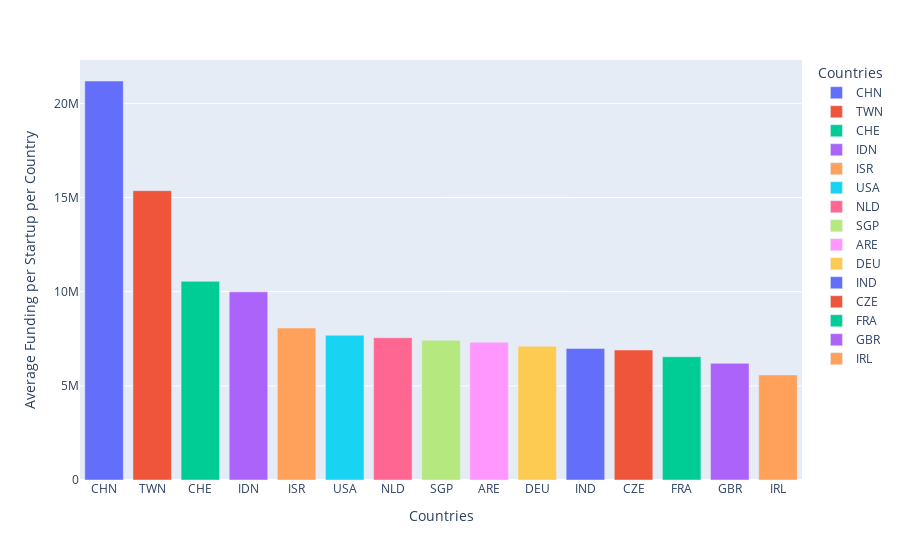

The code cell stored with this chart in its notebook:
### Code cell
fig2 = px.bar(avg_funding_per_country[:15], x='country_code', y='avg_funding_country',
            color='country_code',
             labels={'country_code': 'Countries', 'avg_funding_country':'Average Funding per Startup per Country'}, height=400)
fig2.show()

### Figure 1 — Plotly figure (JSON) as saved in the notebook; plotly's stock layout.template omitted (floating-point values rounded to 4 significant figures)
{"data": [{"alignmentgroup": "True", "hovertemplate": "Countries=%{x}<br>Average Funding per Startup per Country=%{y}<extra></extra>", "legendgroup": "CHN", "marker": {"color": "#636efa", "pattern": {"shape": ""}}, "name": "CHN", "offsetgroup": "CHN", "orientation": "v", "showlegend": true, "textposition": "auto", "type": "bar", "x": ["CHN"], "xaxis": "x", "y": [21187414], "yaxis": "y"}, {"alignmentgroup": "True", "hovertemplate": "Countries=%{x}<br>Average Funding per Startup per Country=%{y}<extra></extra>", "legendgroup": "TWN", "marker": {"color": "#EF553B", "pattern": {"shape": ""}}, "name": "TWN", "offsetgroup": "TWN", "orientation": "v", "showlegend": true, "textposition": "auto", "type": "bar", "x": ["TWN"], "xaxis": "x", "y": [15364196], "yaxis": "y"}, {"alignmentgroup": "True", "hovertemplate": "Countries=%{x}<br>Average Funding per Startup per Country=%{y}<extra></extra>", "legendgroup": "CHE", "marker": {"color": "#00cc96", "pattern": {"shape": ""}}, "name": "CHE", "offsetgroup": "CHE", "orientation": "v", "showlegend": true, "textposition": "auto", "type": "bar", "x": ["CHE"], "xaxis": "x", "y": [10548908], "yaxis": "y"}, {"alignmentgroup": "True", "hovertemplate": "Countries=%{x}<br>Average Funding per Startup per Country=%{y}<extra></extra>", "legendgroup": "IDN", "marker": {"color": "#ab63fa", "pattern": {"shape": ""}}, "name": "IDN", "offsetgroup": "IDN", "orientation": "v", "showlegend": true, "textposition": "auto", "type": "bar", "x": ["IDN"], "xaxis": "x", "y": [9992143], "yaxis": "y"}, {"alignmentgroup": "True", "hovertemplate": "Countries=%{x}<br>Average Funding per Startup per Country=%{y}<extra></extra>", "legendgroup": "ISR", "marker": {"color": "#FFA15A", "pattern": {"shape": ""}}, "name": "ISR", "offsetgroup": "ISR", "orientation": "v", "showlegend": true, "textposition": "auto", "type": "bar", "x": ["ISR"], "xaxis": "x", "y": [8070749], "yaxis": "y"}, {"alignmentgroup": "True", "hovertemplate": "Countries=%{x}<br>Average Funding per Startup per Country=%{y}<extra></extra>", "legendgroup": "USA", "marker": {"color": "#19d3f3", "pattern": {"shape": ""}}, "name": "USA", "offsetgroup": "USA", "orientation": "v", "showlegend": true, "textposition": "auto", "type": "bar", "x": ["USA"], "xaxis": "x", "y": [7688478], "yaxis": "y"}, {"alignmentgroup": "True", "hovertemplate": "Countries=%{x}<br>Average Funding per Startup per Country=%{y}<extra></extra>", "legendgroup": "NLD", "marker": {"color": "#FF6692", "pattern": {"shape": ""}}, "name": "NLD", "offsetgroup": "NLD", "orientation": "v", "showlegend": true, "textposition": "auto", "type": "bar", "x": ["NLD"], "xaxis": "x", "y": [7555233], "yaxis": "y"}, {"alignmentgroup": "True", "hovertemplate": "Countries=%{x}<br>Average Funding per Startup per Country=%{y}<extra></extra>", "legendgroup": "SGP", "marker": {"color": "#B6E880", "pattern": {"shape": ""}}, "name": "SGP", "offsetgroup": "SGP", "orientation": "v", "showlegend": true, "textposition": "auto", "type": "bar", "x": ["SGP"], "xaxis": "x", "y": [7424412], "yaxis": "y"}, {"alignmentgroup": "True", "hovertemplate": "Countries=%{x}<br>Average Funding per Startup per Country=%{y}<extra></extra>", "legendgroup": "ARE", "marker": {"color": "#FF97FF", "pattern": {"shape": ""}}, "name": "ARE", "offsetgroup": "ARE", "orientation": "v", "showlegend": true, "textposition": "auto", "type": "bar", "x": ["ARE"], "xaxis": "x", "y": [7319667], "yaxis": "y"}, {"alignmentgroup": "True", "hovertemplate": "Countries=%{x}<br>Average Funding per Startup per Country=%{y}<extra></extra>", "legendgroup": "DEU", "marker": {"color": "#FECB52", "pattern": {"shape": ""}}, "name": "DEU", "offsetgroup": "DEU", "orientation": "v", "showlegend": true, "textposition": "auto", "type": "bar", "x": ["DEU"], "xaxis": "x", "y": [7101403], "yaxis": "y"}, {"alignmentgroup": "True", "hovertemplate": "Countries=%{x}<br>Average Funding per Startup per Country=%{y}<extra></extra>", "legendgroup": "IND", "marker": {"color": "#636efa", "pattern": {"shape": ""}}, "name": "IND", "offsetgroup": "IND", "orientation": "v", "showlegend": true, "textposition": "auto", "type": "bar", "x": ["IND"], "xaxis": "x", "y": [6985527], "yaxis": "y"}, {"alignmentgroup": "True", "hovertemplate": "Countries=%{x}<br>Average Funding per Startup per Country=%{y}<extra></extra>", "legendgroup": "CZE", "marker": {"color": "#EF553B", "pattern": {"shape": ""}}, "name": "CZE", "offsetgroup": "CZE", "orientation": "v", "showlegend": true, "textposition": "auto", "type": "bar", "x": ["CZE"], "xaxis": "x", "y": [6903606], "yaxis": "y"}, {"alignmentgroup": "True", "hovertemplate": "Countries=%{x}<br>Average Funding per Startup per Country=%{y}<extra></extra>", "legendgroup": "FRA", "marker": {"color": "#00cc96", "pattern": {"shape": ""}}, "name": "FRA", "offsetgroup": "FRA", "orientation": "v", "showlegend": true, "textposition": "auto", "type": "bar", "x": ["FRA"], "xaxis": "x", "y": [6546403], "yaxis": "y"}, {"alignmentgroup": "True", "hovertemplate": "Countries=%{x}<br>Average Funding per Startup per Country=%{y}<extra></extra>", "legendgroup": "GBR", "marker": {"color": "#ab63fa", "pattern": {"shape": ""}}, "name": "GBR", "offsetgroup": "GBR", "orientation": "v", "showlegend": true, "textposition": "auto", "type": "bar", "x": ["GBR"], "xaxis": "x", "y": [6192965], "yaxis": "y"}, {"alignmentgroup": "True", "hovertemplate": "Countries=%{x}<br>Average Funding per Startup per Country=%{y}<extra></extra>", "legendgroup": "IRL", "marker": {"color": "#FFA15A", "pattern": {"shape": ""}}, "name": "IRL", "offsetgroup": "IRL", "orientation": "v", "showlegend": true, "textposition": "auto", "type": "bar", "x": ["IRL"], "xaxis": "x", "y": [5581357], "yaxis": "y"}], "layout": {"autosize": true, "barmode": "relative", "legend": {"title": {"text": "Countries"}, "tracegroupgap": 0}, "margin": {"t": 60}, "xaxis": {"anchor": "y", "autorange": true, "categoryarray": ["CHN", "TWN", "CHE", "IDN", "ISR", "USA", "NLD", "SGP", "ARE", "DEU", "IND", "CZE", "FRA", "GBR", "IRL"], "categoryorder": "array", "domain": [0, 1], "range": [-0.5, 14.5], "title": {"text": "Countries"}, "type": "category"}, "yaxis": {"anchor": "x", "autorange": true, "domain": [0, 1], "range": [0, 22300000.0], "title": {"text": "Average Funding per Startup per Country"}, "type": "linear"}}}
